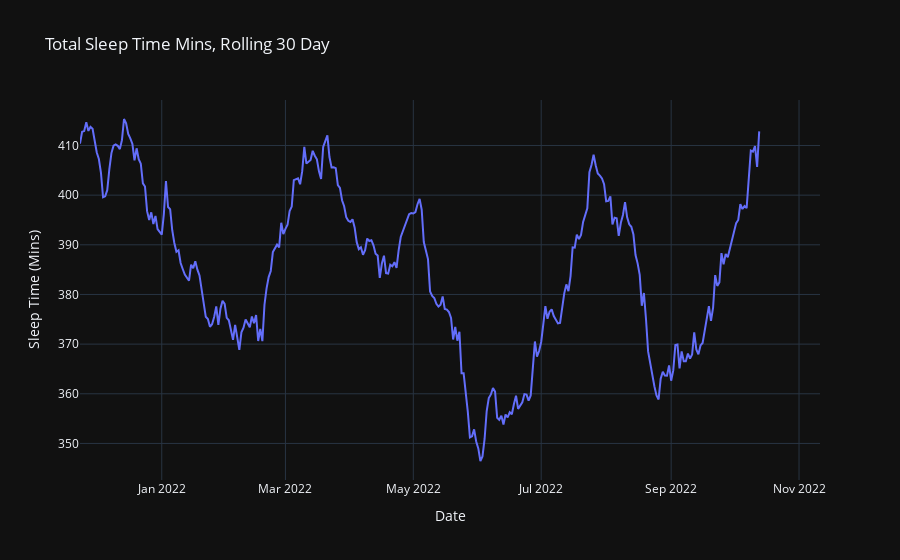

The cell this chart's notebook holds for it:
### Code cell
fig = go.Figure()

tick_values_df = df.rename(columns={'sleepData.totalSleepTime':'sleepTime', 'sleepData.deepTime':'deepTime', 'sleepData.avgHeartRate':'avgHR'})\
    .loc[:, ['sleepTime','deepTime','avgHR']]

tick_text = [f'Sleep Time: {sleepTime} mins<br> Deep Sleep Time: {deepTime} mins<br> Avg Heart Rate: {avgHR} bpm' 
             for (sleepTime, deepTime, avgHR) in tick_values_df.values]

fig.add_trace(
    go.Scatter(
        x = df['sleepDate']
        , y = df['sleepData.totalSleepTime'].rolling(window=30).mean()
        # , name = df['sleepDate.weekDay']
        # , mode='markers'
        , name='values'
        , text = tick_text
        , hoverinfo = 'text'
        , marker=dict(
            colorscale='agsunset',
            line_width=1
        )
    )
)
 
# dark theme 
fig.layout.template = 'plotly_dark'


fig.update_layout(title = 'Total Sleep Time Mins, Rolling 30 Day',
                  yaxis_title='Sleep Time (Mins)',
                  xaxis_title='Date', 
                 )

# save file to html
# fig.write_json(os.path.abspath('../../personal-site/static/plotly/diamonds-forever/be-size-vs-carat.json'))

fig.show()

### Figure 1 — Plotly figure (JSON) as saved in the notebook; plotly's stock layout.template omitted (floating-point values rounded to 4 significant figures; data arrays with more than 128 entries replaced by an {"elided": "..."} marker saying what was removed)
{"data": [{"hoverinfo": "text", "marker": {"colorscale": [[0, "rgb(75, 41, 145)"], [0.1667, "rgb(135, 44, 162)"], [0.3333, "rgb(192, 54, 157)"], [0.5, "rgb(234, 79, 136)"], [0.6667, "rgb(250, 120, 118)"], [0.8333, "rgb(246, 169, 122)"], [1, "rgb(237, 217, 163)"]], "line": {"width": 1}}, "name": "values", "text": {"elided": "349 str values"}, "type": "scatter", "x": {"elided": "349 str values"}, "y": {"elided": "349 float values"}}], "layout": {"autosize": true, "title": {"text": "Total Sleep Time Mins, Rolling 30 Day"}, "xaxis": {"autorange": true, "range": ["2021-11-23", "2022-11-11"], "title": {"text": "Date"}, "type": "date"}, "yaxis": {"autorange": true, "range": [342.6, 419.2], "title": {"text": "Sleep Time (Mins)"}, "type": "linear"}}}
